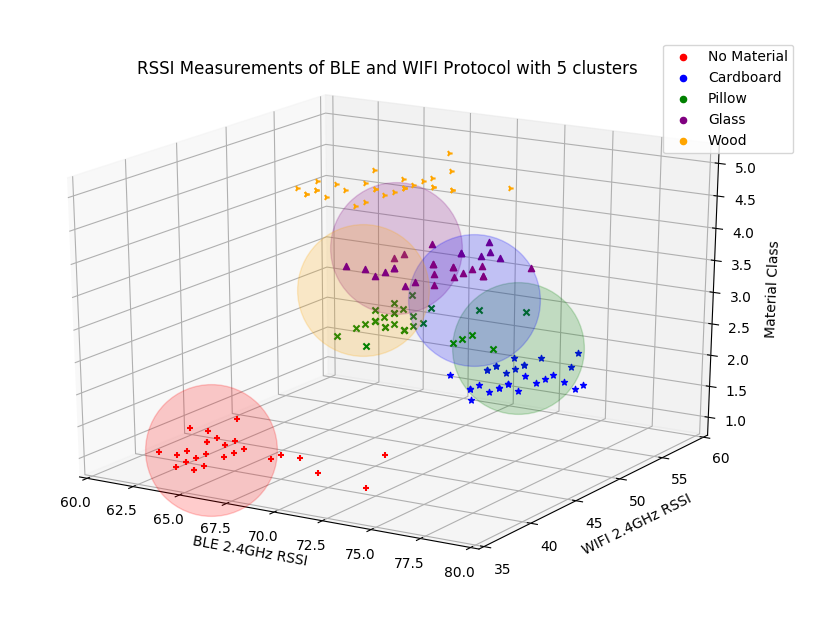

The Python source for this figure:
"""
Milestone 2 - 3D Scatter Visual Py
Thomas Carmichael
Networking - COSC6377
"""
import numpy as np
import matplotlib.pyplot as plt
import pandas as pd
from mpl_toolkits.mplot3d import Axes3D
from sklearn.cluster import KMeans

data = pd.read_csv('/home/pmagic/Desktop/netprojectdata.csv')
# print(data.shape)
# data.head()

# 3D list for: Material type, BLE readings, WIFI readings
p1 = data['BLE']
p2 = data['WIFI']
p3 = data['MatNum']
X = np.array(list(zip(p1, p2, p3)))
# print(X)

# 3D Visualization
fig = plt.figure()
ax = fig.gca(projection='3d')

# Plot data without Kmeans prediction
for x, y, z in X:
    if z == 1:
        ax.scatter(x, y, z, c='red', s=20, marker='+')
    if z == 2:
        ax.scatter(x, y, z, c='blue', s=20, marker='*')
    if z == 3:
        ax.scatter(x, y, z, c='green', s=20, marker='x')
    if z == 4:
        ax.scatter(x, y, z, c='purple', s=20, marker='^')
    if z == 5:
        ax.scatter(x, y, z, c='orange', s=20, marker='4')

# KMeans fitting
km = KMeans(n_clusters=5, algorithm='auto', init='k-means++', max_iter=10000, tol=0.0001, verbose=1)
km = km.fit(X)
labels = km.predict(X)
C = km.cluster_centers_

# Axis information for plot
plt.title('RSSI Measurements of BLE and WIFI Protocol with 5 clusters')
plt.ylabel('WIFI 2.4GHz RSSI')
plt.xlabel('BLE 2.4GHz RSSI')
ax.set_zlabel('Material Class')

# Organize data for plot legend
mats = ['No Material','Cardboard','Pillow','Glass','Wood']
colors = ['red','blue','green','purple','orange']
LegendC = list(zip(mats, colors))

# Show KMeans Clustering Prediction
for i in range(len(C)):
    # For clear clusters use: c='#000000' 
    ax.scatter(C[i, 0], C[i, 1], C[i, 2], c=colors[i], alpha=0.2, s=9001)

# Create plot legend
for i in LegendC:
    ax.scatter([], [], [], c=i[1], label=i[0])
plt.legend()

# Set Plot Axis bounds
plt.ylim(35, 60) 
plt.xlim(60, 80)

# Show plot
plt.show()
